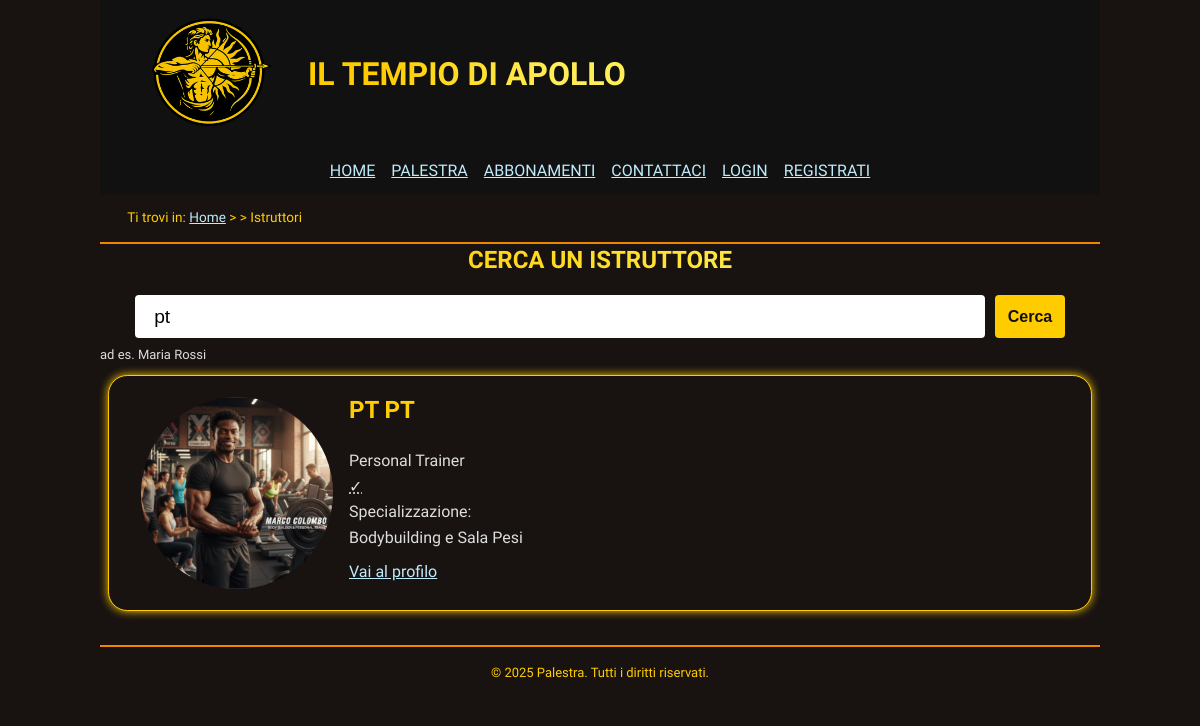
The app's page /html/cerca-istruttore.php?nome=pt, older data.
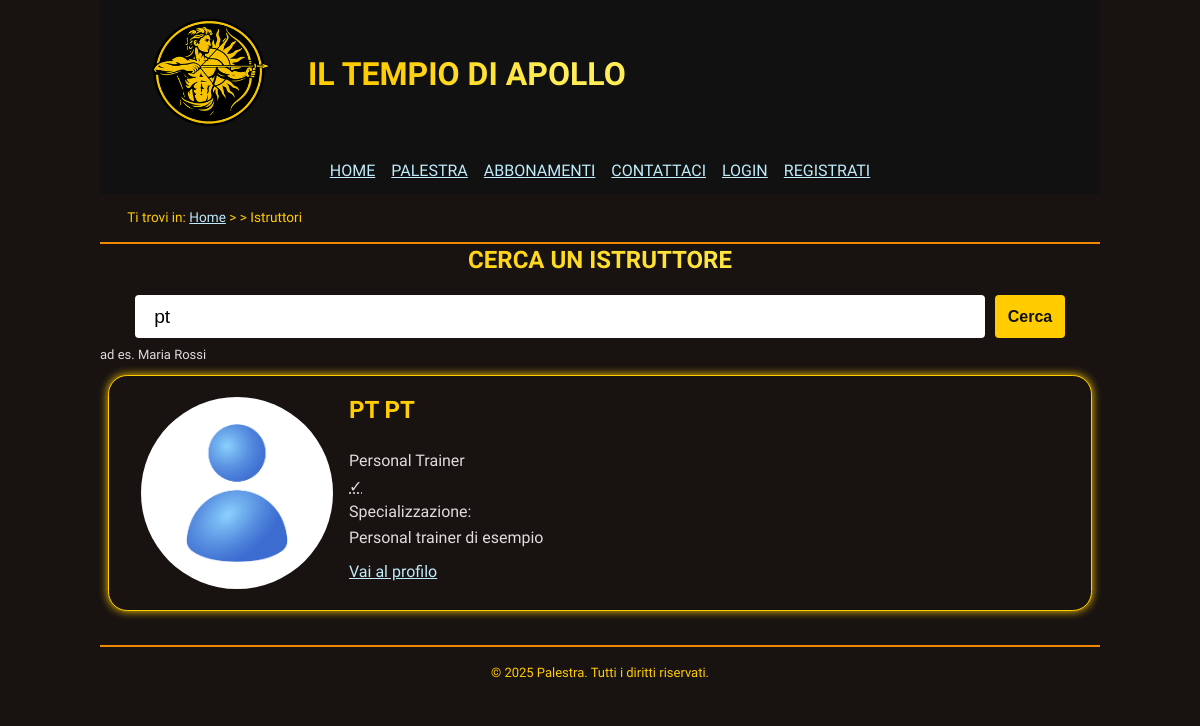
The same page, newer data.
### tables this page shows
CREATE TABLE Utente (
    id_utente SERIAL PRIMARY KEY,
    nome VARCHAR(100) NOT NULL,
    cognome VARCHAR(100) NOT NULL,
    email VARCHAR(100) UNIQUE NOT NULL,
    password_hash CHAR(60) NOT NULL 
);

CREATE TABLE Istruttore (
    id_utente BIGINT UNSIGNED PRIMARY KEY REFERENCES Utente(id_utente) ON DELETE CASCADE,
    specializzazione VARCHAR(100),
    qualifica VARCHAR(100),
    telefono VARCHAR(20),
    presentazione VARCHAR(255)
);

CREATE TABLE Personal_Trainer (
    id_istruttore BIGINT UNSIGNED PRIMARY KEY REFERENCES Istruttore(id_utente) ON DELETE CASCADE
);

### html/cerca-istruttore.php (the view, shortened to what this page needs)
<?php
include "../internal/db_connection.php";
include "../internal/header.php";
$internal = __DIR__ . "/../internal/cerca-istruttore/";
$top = file_get_contents($internal . "top.html");
$templateResult = file_get_contents($internal . "stack.html");
$bottom = file_get_contents($internal . "bottom.html");
$nome = '';
if (isset($_GET['nome'])) {
    $nome = $_GET['nome'];
    $nome = trim($nome);
}
$top = str_replace("[Valore Ricerca]", htmlspecialchars($nome), $top);
echo renderFromHtml($top);
$query = "SELECT *
    FROM Utente
    JOIN Istruttore ON Utente.id_utente = Istruttore.id_utente
    LEFT JOIN Personal_Trainer ON Utente.id_utente = Personal_Trainer.id_istruttore
    WHERE nome LIKE ?";
$stmt = $conn->prepare($query);
$param = "%" . $nome . "%";
$stmt->bind_param("s", $param);
$stmt->execute();
$result = $stmt->get_result();
while ($row = $result->fetch_array(MYSQLI_ASSOC)) {
    $output = $templateResult;
    $imageFile = $row['id_utente'];
    if (!file_exists("immagini/istruttori/" . $imageFile . ".jpg")) {
        $imageFile = "default";
    }
    $isPt = $row['id_istruttore'] == null
        ? '<abbr title="no" aria-hidden="true">&cross;</abbr><span class="hidden">no</span>'
        : '<abbr title="si" aria-hidden="true">&check;</abbr><span class="hidden">si</span>';
    $output = str_replace("[Nome Istruttore]", $row['nome'] . ' ' . $row['cognome'], $output);
    $output = str_replace("[È PT]", $isPt, $output);
    $output = str_replace("[Specializzazione Istruttore]", $row['specializzazione'], $output);
    $output = str_replace("[Immagine Profilo]", $imageFile, $output);
    $output = str_replace("[ID Istruttore]", $row['id_utente'], $output);
    echo $output;
}
echo $bottom;

Row changes from the older to the newer data that the page shows:
no longer on this page (row edited): utente: nome+cognome (picture), output "Personal Trainer Specializzazione Bodybuilding e Sala Pesi Vai al profilo"
now on this page (row edited): utente: nome+cognome (placeholder picture), output "Personal Trainer Specializzazione Personal trainer di esempio Vai al profilo"
